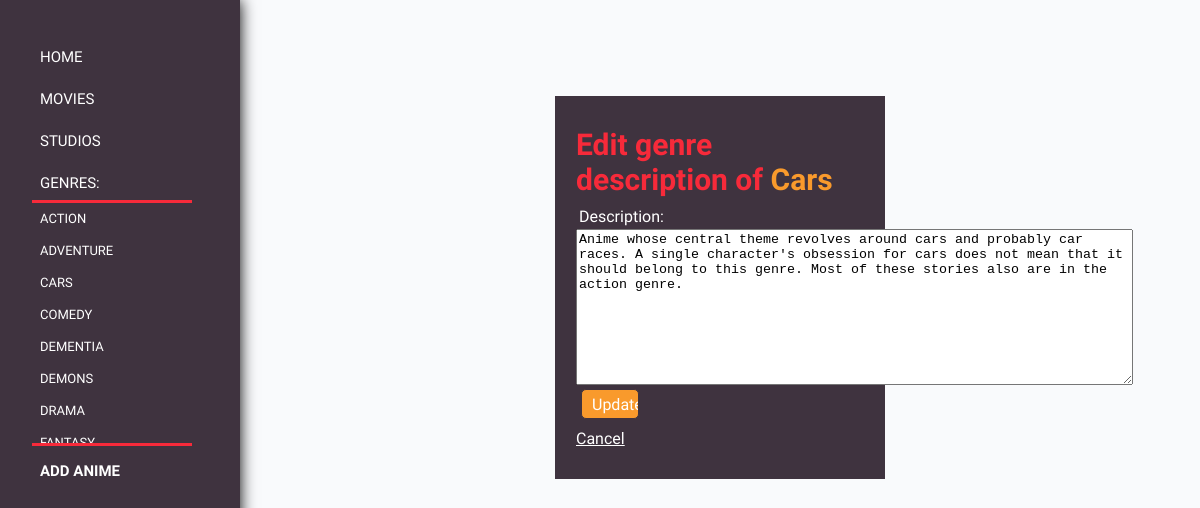
Page /user/UpdateGenre.php?genre_name=Cars on the committed database.
### tables this page shows
CREATE TABLE `Genre` (
  `genre_name` varchar(20) NOT NULL,
  `genre_desc` text
);

### user/UpdateGenre.php (the view, shortened to what this page needs)
<?php
	include_once ('../server.php');
?>
<!DOCTYPE html>
<html>
<head>
<link rel="stylesheet" type="text/css" href="v2.css">
<link rel="stylesheet" href="https://cdnjs.cloudflare.com/ajax/libs/font-awesome/4.7.0/css/font-awesome.min.css">
<link rel="stylesheet" type="text/css" href="../stylev2.css">
</head>
<div class="sidenav">
	<center>
	<a href="HomeV2.php"> Home</a>
	<a href="MoviesPage.php"> Movies</a>
	<a href="StudiosPage.php"> Studios</a>
	<a> Genres: </a>
		<div class="dropdown-content">
			<?php
				$sql="SELECT genre_name FROM Genre";
				$result=mysqli_query($connection,$sql);
				if ($result->num_rows > 0) {
				    while($row = $result->fetch_assoc()) {
				    	echo "<a href='CategoryPage.php?link=".$row['genre_name']."'>".$row['genre_name']."</a>";
				    }
				} else {
				    echo "0 results";
				}
			?>
		</div>
	<strong><a href="AddAnime.php"> Add Anime</a></strong>
</div>
<?php
    $genre_name = $_GET["genre_name"];
    $sql1="SELECT * FROM Genre
        WHERE genre_name = '$genre_name'";
    $get_genre = mysqli_query($connection,$sql1) or die(mysqli_error($connection));
    if(mysqli_num_rows($get_genre)>0){
        while($result = mysqli_fetch_assoc($get_genre)){
            $genre_desc = $result["genre_desc"];
        }
        $new_genre_desc = $new_genre_desc_error = "";
?>
<form class="container" method="POST" id="genre_form">
    <div class="input-group">
        <h2>Edit genre description of <font color="#f99a2c"><?php echo $genre_name ?></h2>
    </div>
    <div class="input-group">
        <label>Description:</label>
        <div align="center">
            <textarea font-family='Ubuntu' font-size="18px" rows="10" cols="67" name="new_genre_desc" wrap="soft" form="genre_form"><?php echo $genre_desc ?></textarea>
        </div>
        <small class="error"><?php echo $new_genre_desc_error ?></small>
        <input type="submit" name="button" value="Update" class="btn">
    </div>
     <div class="input-group">
        <a href="CategoryPage.php" style="color: white;">Cancel</a>
    </div>
</form>
<?php
} else{
    echo "There seems to be an error.";
}
?>

### user/v2.css (style rules this page uses)
header a, .sidenav a { float: left; display: block; color: #fff; text-align: center; padding: 1rem 4rem 0.5rem 0.5rem; font-size: 15px; font-family: 'Questrial', sans-serif; text-decoration: none; text-transform: uppercase; }
.sidenav { height: 100%; width: 11rem; position: fixed; top:0 !important; left: 0 !important; background-color: #3f333f; padding: 2rem; z-index: 999; overflow-x: hidden; box-shadow: 0px 0px 15px black; }
.dropdown-content { display: block; position: relative; background-color: #3f333f; align-content: center; z-index: 1; max-height: 15rem; max-width: 10rem; float: left; overflow: -moz-scrollbars-vertical; overflow-y: scroll; line-height: 0px; border-top: 3px solid #f72a3a; border-bottom: 3px solid #f72a3a; object-fit: contain; }
.dropdown-content a { font-size: 13px; margin-bottom: 0.5rem; color: #fff; word-wrap: normal; line-height: 0rem; padding-right: 2rem; display: block; }
h2 { font-family: 'Questrial', sans-serif !important; font-size: 30px; margin-bottom: 3px ; margin-top: 0px; color: #f72a3a !important; }

### stylev2.css (style rules this page uses)
h2 { color: white; text-align: left; }
form, .content { width: 30%; margin: 0px auto; padding: 20px; border: 1px solid #3f333f; background: #fff; }
.container { background-color: #3f333f; }
.input-group { margin: 10px 0px 10px 0px; }
.input-group label { display: block; text-align: left; margin: 3px; color: white; font-family: 'Questrial', sans-serif; }
.input-group input { height: 30px; width: 96%; padding: 5px 10px; font-size: 16px; border: 1px solid #3f333f; }
.btn { padding: 10px; font-size: 15px; color: white; background: #f99a2c; border: none; border-radius: 5px; width: 20% !important; font-family: 'Questrial', sans-serif; }
.error { width: 100%; color: #f72a3a; text-align: left; font-weight: bold; padding-left: 5px; }
a:-webkit-any-link { color: white; cursor: pointer; font-family: 'Questrial', sans-serif; }
a { color: white; font-family: 'Questrial', sans-serif; }

### rows in the picture
genre: genre_name "ACTION"
genre: genre_name "ADVENTURE"
genre: genre_name "CARS", new_genre_desc "Anime whose central theme revolves around cars and probably car races. A single character's obsession for cars does not mean that it should belong to this genre. Most of these stories also are in the action genre."
genre: genre_name "COMEDY"
genre: genre_name "DEMENTIA"
genre: genre_name "DEMONS"
genre: genre_name "DRAMA"
genre: genre_name "FANTASY"

### other values in the picture
$genre_name "Cars"
